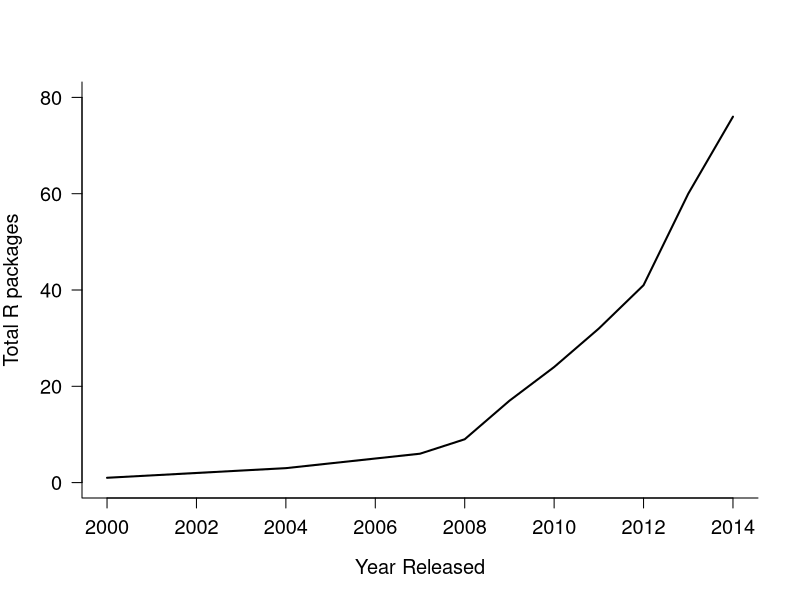

Generate this figure with R:
library(reshape)

ds <- read.csv("Data/PackagesThruTime.csv")

# Group packages by year using aggregate then fix names
dsYear <- with(ds, aggregate(Program, by = list(YearReleased, RPackage), 
	                          FUN = length))

names(dsYear) <- c("YearReleased", "R", "NPackages")

# Order the data by year so cumulative number of packages
# per year can be calculated
dsYear <- dsYear[order(dsYear$YearReleased), ]

# Calculate cumulative number of packages per year
# separately for non R and R packages
dsYear$TotalPkg[dsYear$R == "other"] <- cumsum(dsYear$NPackages[dsYear$R == "other"])
dsYear$TotalPkg[dsYear$R == "R"] <- cumsum(dsYear$NPackages[dsYear$R == "R"])

png("Manuscript/Figures/PackagesThruTime.png")

par(bty = "l")
plot(TotalPkg[R == "R"] ~ YearReleased[R == "R"], 
	 data = dsYear, type = "l", ylim = c(0, 80), 
	 las = 1, lwd = 2, cex.lab = 1.2, cex.axis = 1.2,
	 ylab = "Total R packages", xlab = "Year Released", xlim = c(2000,2014))

dev.off()
